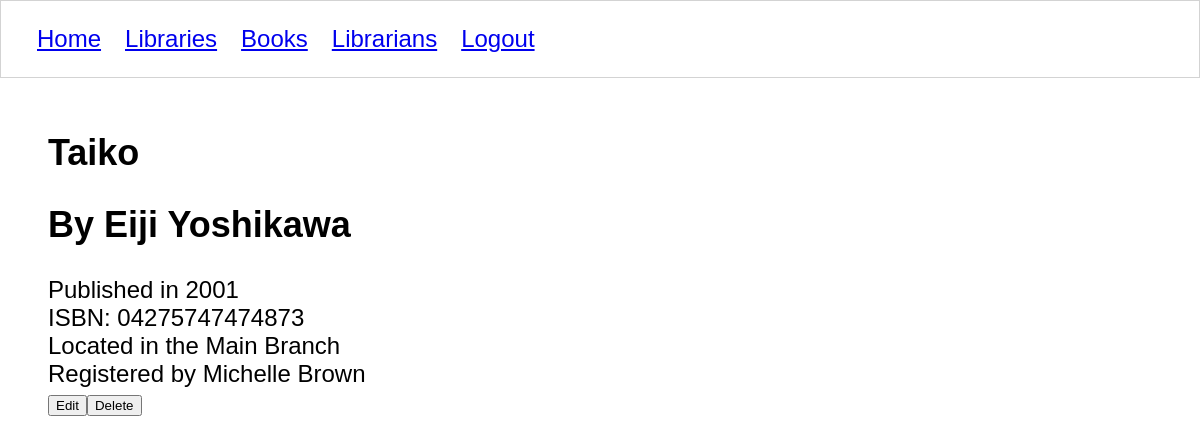
Screenshot of /books/1/ (signed in) with the database file from the repository.
### libraryapp/models/book.py (models this page shows, shortened)
class Book(models.Model):
    title = models.CharField(max_length=50)
    isbn = models.CharField(max_length=50)
    author = models.CharField(max_length=50)
    year_published = models.IntegerField()
    location = models.ForeignKey(Library, on_delete=models.CASCADE)
    librarian = models.ForeignKey(Librarian, on_delete=models.CASCADE)
    class Meta:
        verbose_name = ("book")
        verbose_name_plural = ("books")

### libraryapp/models/library.py (models this page shows, shortened)
class Library(models.Model):
    title = models.CharField(max_length=50)
    address = models.CharField(max_length=50)
    class Meta:
        verbose_name = ("library")
        verbose_name_plural = ("libraries")

### libraryapp/views/books/details.py (the view, shortened to what this page needs)
# urls.py: path('books/<int:book_id>/', book_details, name='book'),
@login_required
def book_details(request, book_id):
    if request.method == 'GET':
        book = get_book(book_id)
        template_name = 'books/details.html'
        return render(request, template_name, {'book': book})

### libraryapp/views/books/details.py (called while the page is built)
def create_book(cursor, row):
    _row = sqlite3.Row(cursor, row)
    book = Book()
    book.id = _row["book_id"]
    book.author = _row["author"]
    book.isbn = _row["isbn"]
    book.title = _row["title"]
    book.year_published = _row["year_published"]
    librarian = Librarian()
    librarian.id = _row["librarian_id"]
    librarian.first_name = _row["first_name"]
    librarian.last_name = _row["last_name"]
    library = Library()
    library.id = _row["library_id"]
    library.title = _row["library_name"]
    book.librarian = librarian
    book.location = library
    return book

def get_book(book_id):
    with sqlite3.connect(Connection.db_path) as conn:
        conn.row_factory = create_book
        db_cursor = conn.cursor()
        db_cursor.execute("""
        SELECT
            b.id book_id,
            b.title,
            b.isbn,
            b.author,
            b.year_published,
            b.librarian_id,
            b.location_id,
            li.id librarian_id,
            u.first_name,
            u.last_name,
            loc.id library_id,
            loc.title library_name
        FROM libraryapp_book b
        JOIN libraryapp_librarian li ON b.librarian_id = li.id
        JOIN libraryapp_library loc ON b.location_id = loc.id
        JOIN auth_user u ON u.id = li.user_id
        WHERE b.id = ?
        """, (book_id,))
        return db_cursor.fetchone()

### libraryapp/templates/books/details.html (shortened to what this page needs)
{% extends 'shared/base.html' %}
{% load static %}
{% block content %}
    <section id="book-details">
      <h1>{{ book.title }}</h1>
      <h2>By {{ book.author }}</h2>
      <div>Published in {{ book.year_published }}</div>
      <div>ISBN: {{ book.isbn }}</div>
      <div>Located in the {{ book.location.title }}</div>
      <div>Registered by {{ book.librarian.first_name }} {{ book.librarian.last_name }}</div>
    </section>
    <section id="book-actions" style="display:flex;">
        <form action="{% url 'libraryapp:book_edit_form' book.id %}" method="GET">
            <button>Edit</button>
        </form>
        <form action="{% url 'libraryapp:book' book.id %}" method="POST">
            <button>Delete</button>
        </form>
    </section>
{% endblock %}

### libraryapp/static/styles/base.css (style rules this page uses)
body { margin: 0; padding: 0; font-size: 1.5em; font-family: 'Gill Sans', 'Gill Sans MT', Calibri, 'Trebuchet MS', sans-serif; }

### rows the page displays
Book: title "Taiko", author "Eiji Yoshikawa", year_published "2001", isbn "04275747474873", location "Main Branch", librarian.first_name "Michelle", librarian.last_name "Brown"
